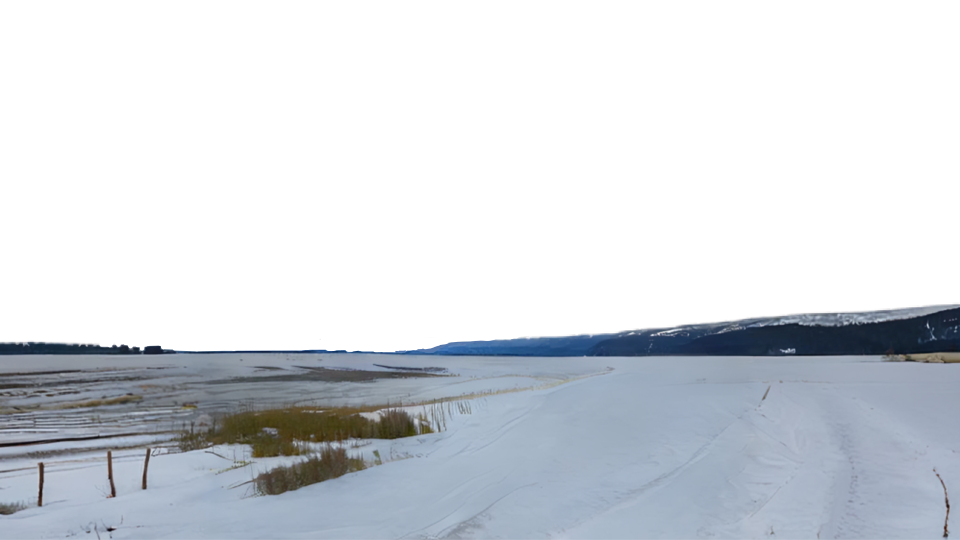
#> input picture marcel/components/base_ground.png, 1920 x 1080 px, found by its file name (shown at 1/2 size); its folder holds 4 pictures in this run
$ python main.py
#> lines starting #> are read from the running program, lines starting #| are printed output that depends on the picture
import matplotlib.pyplot as plt
import numpy as np
import os
from skimage import io, exposure, img_as_float

# set window dimensions to 1080p (optional)
dpi = 100
width_inches = 1920 / dpi
height_inches = 1080 / dpi

# define where image components are stored
components_dir = 'marcel/components'
png_files = [f for f in os.listdir(components_dir) if f.endswith('.png')]

images = []
for file in png_files:
    image_path = os.path.join(components_dir, file)
    image = img_as_float(io.imread(image_path))
    images.append(image)

plt.figure(1, figsize=(width_inches, height_inches), dpi=dpi)
plt.axis('off')

for image in images:
    plt.imshow(image)

plt.show()
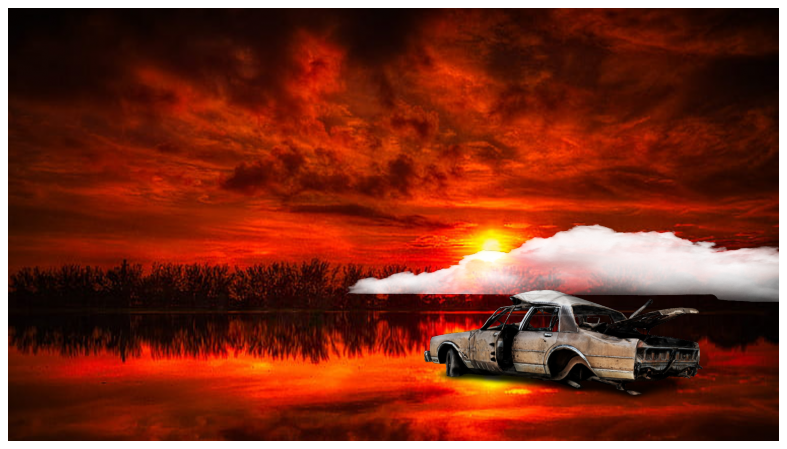
#> figure drawn by matplotlib, 1 panel
